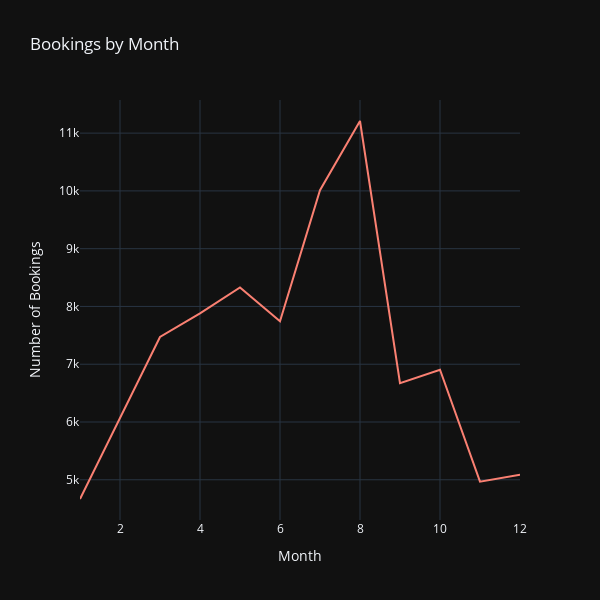

Notebook source saved alongside this figure:
### Code cell
fig = px.line(monthly_cancel_rate,
              x=monthly_bookings.index, 
              y=monthly_bookings.values,
              labels={'x':'Month','y':'Number of Bookings'},
              title='Bookings by Month', 
              template='plotly_dark')
fig.update_layout(xaxis_title='Month', yaxis_title='Number of Bookings')
fig.update_traces(line=dict(color='salmon'))
fig.update_layout(width=600, height=600)
fig.show()

fig1 = px.bar(monthly_cancel_rate, 
              x=monthly_cancel_rate.index, 
              y=monthly_cancel_rate.columns,
              labels={'is_canceled':'Canceled','value':'Cancellation Rate (%)'},
              title='Cancellation Rates by Arrival Month', 
              template='plotly_dark',
              color_discrete_sequence=['purple', 'salmon'])
fig1.update_layout(xaxis_title='Month', yaxis_title='Cancellation Rate')
fig1.update_layout(width=600, height=600)
fig1.show('png')

### Figure 1 — Plotly figure (JSON) as saved in the notebook; plotly's stock layout.template omitted (floating-point values rounded to 4 significant figures)
{"data": [{"hovertemplate": "Month=%{x}<br>Number of Bookings=%{y}<extra></extra>", "legendgroup": "", "line": {"color": "salmon", "dash": "solid"}, "marker": {"symbol": "circle"}, "mode": "lines", "name": "", "orientation": "v", "showlegend": false, "type": "scatter", "x": [1, 2, 3, 4, 5, 6, 7, 8, 9, 10, 11, 12], "xaxis": "x", "y": [4667, 6065, 7471, 7879, 8329, 7745, 10011, 11210, 6671, 6905, 4967, 5089], "yaxis": "y"}], "layout": {"height": 600, "legend": {"tracegroupgap": 0}, "title": {"text": "Bookings by Month"}, "width": 600, "xaxis": {"anchor": "y", "domain": [0, 1], "title": {"text": "Month"}}, "yaxis": {"anchor": "x", "domain": [0, 1], "title": {"text": "Number of Bookings"}}}}
